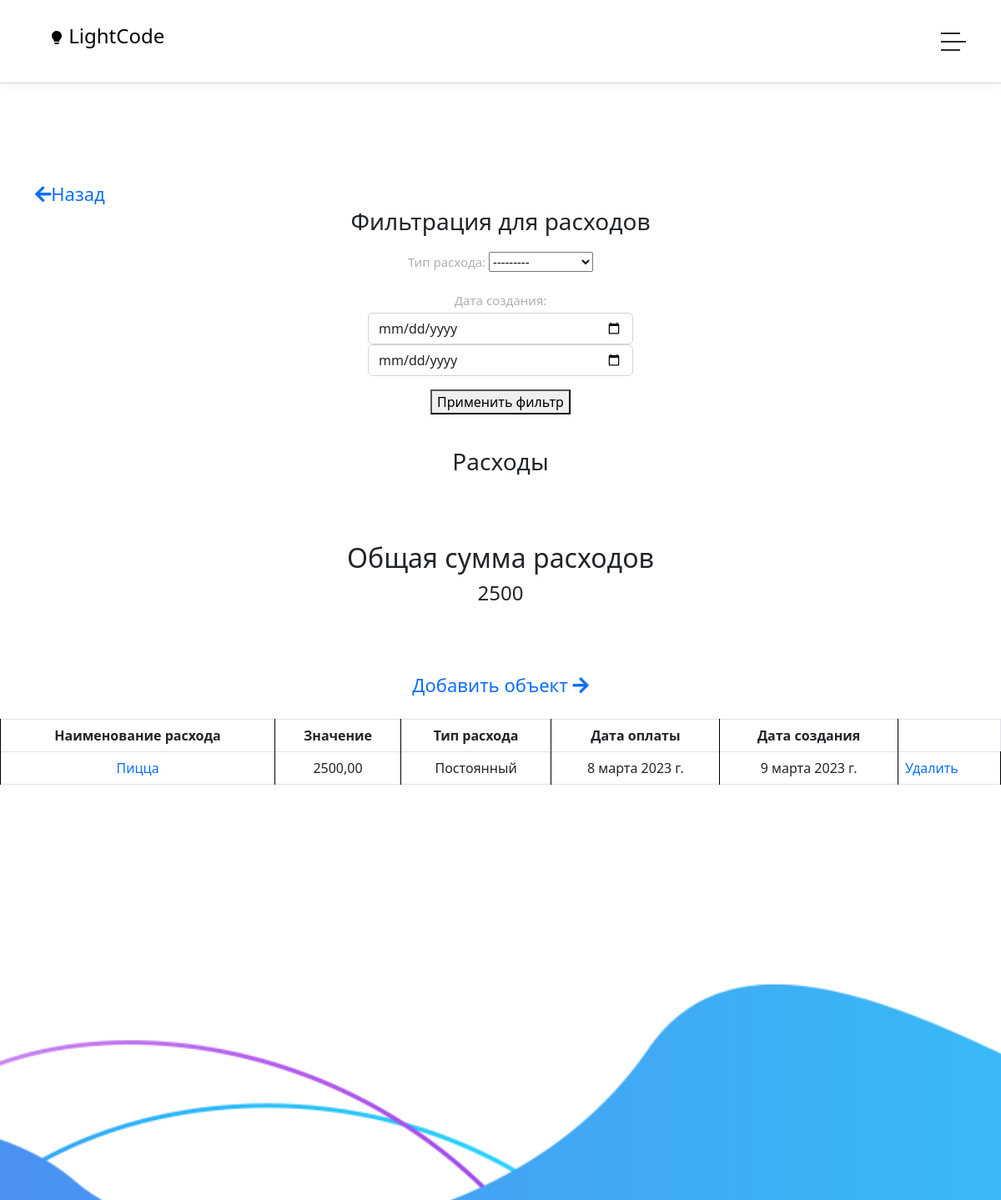
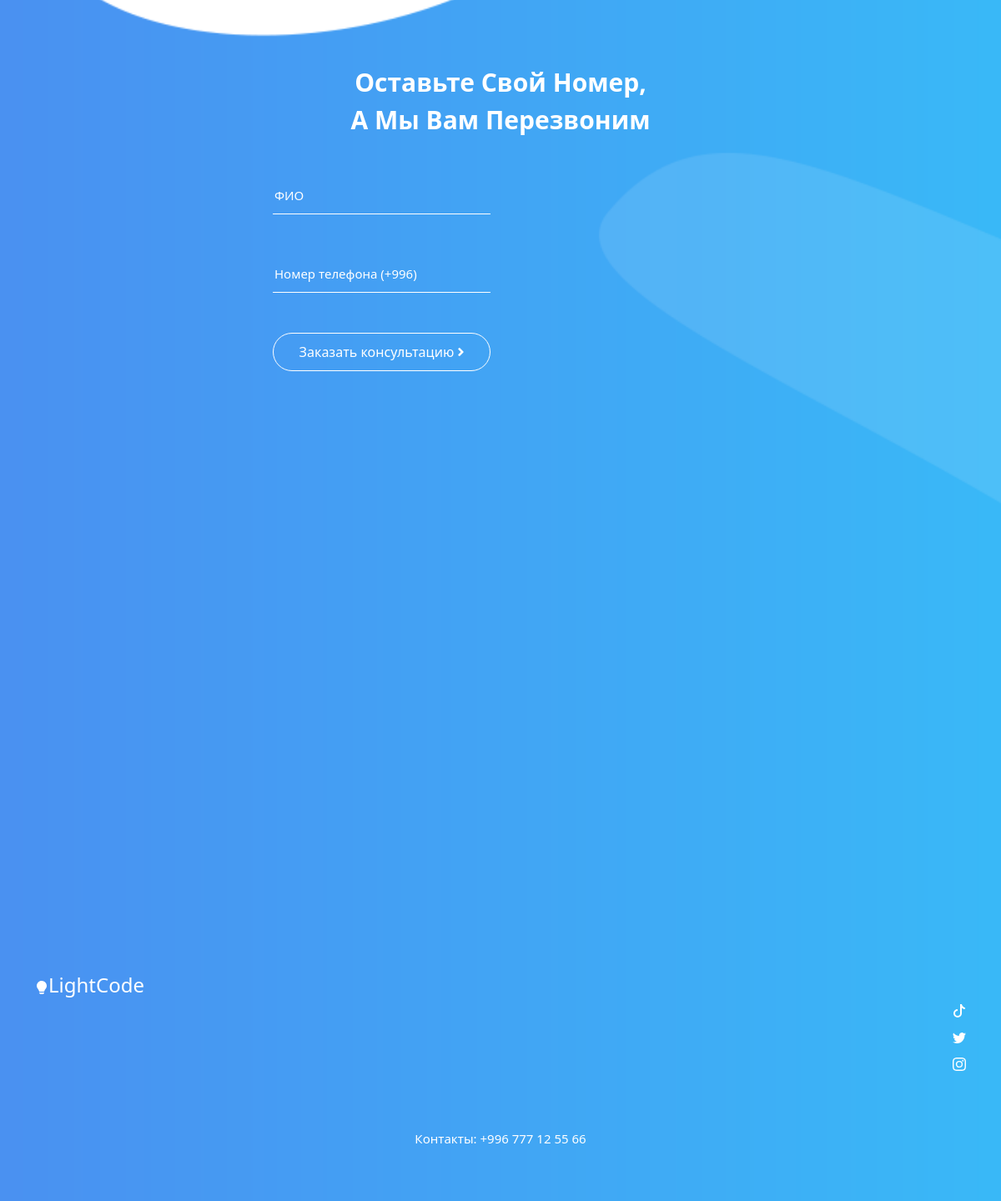
Screenshot of /srm/expenses_list/ (signed in) with the database file from the repository (2 pictures, top to bottom).
### srm/models.py (models this page shows, shortened)
class Expense(models.Model):
    title = models.CharField(max_length=123, verbose_name='Название')
    value = models.DecimalField(decimal_places=2, max_digits=12, default=0.00, verbose_name='Цена')
    flow_type = models.PositiveSmallIntegerField(
        choices=(
            (1, 'Постоянный'),
            (2, 'Одноразовый'),
            (3, 'Сотрудник'),
            (4, 'Возврат'),
        ),
        verbose_name='Тип расхода'
    )
    date_of_payment = models.DateField(verbose_name='Дата')
    created_date = models.DateField(auto_now_add=True, verbose_name='Дата создания')
    class Meta:
        verbose_name = 'Расходы'
        verbose_name_plural = 'Расходы'

### srm/views.py (the view)
# urls.py: path('expenses_list/', views.ExpenseListView.as_view(), name='expenses_list'),
class ExpenseListView(FilteredListView):
    model = Expense
    queryset = Expense.objects.all().order_by('-id')
    filterset_class = ExpenseFilter
    template_name = 'srm/expenses_list.html'
    def get_context_data(self, **kwargs):
        context = super().get_context_data(**kwargs)
        context['total'] = context['object_list'].aggregate(total=Sum('value'))['total']
        return context
    @method_decorator(user_passes_test(lambda u: u.is_admin, login_url='/registration/'))
    def dispatch(self, request, *args, **kwargs):
        return super().dispatch(request, *args, **kwargs)

### srm/views.py (called while the page is built)
    def get_queryset(self):
        queryset = super().get_queryset()
        self.filterset = self.filterset_class(self.request.GET, queryset=queryset)
        return self.filterset.qs.distinct()

    def get_context_data(self, **kwargs):
        context = super().get_context_data(**kwargs)
        context['filterset'] = self.filterset
        return context

### srm/templates/srm/expenses_list.html (shortened to what this page needs)
{% extends 'base.html' %}
{% load static %}
{% block nav %}
  <header class="header-area header-sticky wow slideInDown" data-wow-duration="0.75s" data-wow-delay="0s">
    <div class="container">
      <div class="row">
        <div class="col-12">
          <nav class="main-nav">
            <a href="{% url 'index' %}" class="logo">
                <h4 style="color: black;"><br> LightCode</h4>
            </a>
            <a class='menu-trigger'>
                <span>Menu</span>
            </a>
          </nav>
        </div>
      </div>
    </div>
  </header>
{% endblock nav %}
{% block content %}
<br><br><br><br><br><br><br><br><br>
<div class="container">
  <a style="font-size: 22px;" href="{% url 'admin_choice' %}"><i class="fa fa-arrow-left"></i>Назад </a>
</div>
<center>
  <h3>Фильтрация для расходов</h3>
  <div class="container mt-3" style="width: 55%; fon-size: 10px;">
    <div class="row">
      <form method="get">
        <div class="col-6" >
          {{ filterset.form.as_p }}
        </div>
        <button type="submit">Применить фильтр</button>
      </form>
    </div>
  </div>
<br>
  <h3>Расходы</h3>
  <br><br><br>
    <div>
    <h2>Общая сумма расходов</h2>
      {% if total %}
        <h4>{{ total }}</h4>
      {% else %}
        <h4>0</h4>
      {% endif %}
    </div>
  <br><br><br>
  <a style="font-size: 22px;" href="{% url 'expense_add' %}">Добавить объект <i class="fa fa-arrow-right"></i></a>
<br>
<br>
  <table class="table table-bordered">
  <tbody>
    <tr>
      <th style="text-align: center; margin: 0 10px;" >Наименование расхода</th>
      <th style="text-align: center; margin: 0 10px;" >Значение</th>
      <th style="text-align: center; margin: 0 10px;" >Тип расхода</th>
      <th style="text-align: center; margin: 0 10px;" >Дата оплаты</th>
      <th style="text-align: center; margin: 0 10px;" >Дата создания</th>
    </tr>
    {% for expense in object_list  %}
    <tr>
      <td style="text-align: center; margin: 0 10px;"><a href="{% url 'expense_detail' expense.id %}" >{{ expense.title }}</a></td>
      <td style="text-align: center; margin: 0 10px;" >{{ expense.value }}</td>
      <td style="text-align: center; margin: 0 10px;" >{{ expense.get_flow_type_display }}</td>
      <td style="text-align: center; margin: 0 10px;" >{{ expense.date_of_payment }}</td>
      <td style="text-align: center; margin: 0 10px;" >{{ expense.created_date }}</td>
        <td><a href="{% url 'expense_delete' expense.id %}">Удалить</a></td>
    </tr>
    {% endfor %}
  </tbody>
</table>
</center>
{% endblock %}

### static/css/templatemo-chain-app-dev.css (style rules this page uses)
html, body, div, span, applet, object, iframe, h1, h2, h3, h4, h5, h6, p, blockquote, div pre, a, abbr, acronym, address, big, cite, code, del, dfn, em, font, img, ins, kbd, q, s, samp, small, strike, strong, sub, sup, tt, var, b, u, i, center, dl, dt, dd, ol, ul, li, figure, header, nav, section, article, aside, footer, figcaption { margin: 0; padding: 0; border: 0; outline: 0; }
header, nav, section, article, aside, footer, hgroup { display: block; }
* { box-sizing: border-box; }
html, body { font-family: 'Roboto', sans-serif; font-weight: 400; background-color: #fff; -ms-text-size-adjust: 100%; -webkit-font-smoothing: antialiased; -moz-osx-font-smoothing: grayscale; }
a { text-decoration: none !important; }
h1, h2, h3, h4, h5, h6 { margin-top: 0px; margin-bottom: 0px; }
p { font-size: 15px; line-height: 30px; font-weight: 300; color: #afafaf; }
html, body { background: #fff; font-family: 'Roboto', sans-serif; }
.header-area { background-color: transparent; border-bottom: 1px solid rgba(42,42,42,0.2); position: absolute; left: 0px; right: 0px; z-index: 100; height: 100px; -webkit-transition: all .5s ease 0s; -moz-transition: all .5s ease 0s; -o-transition: all .5s ease 0s; transition: all .5s ease 0s; }
.header-area .main-nav { min-height: 80px; background: transparent; }
.header-area .main-nav .logo { float: left; -webkit-transition: all 0.3s ease 0s; -moz-transition: all 0.3s ease 0s; -o-transition: all 0.3s ease 0s; transition: all 0.3s ease 0s; }
.header-area .main-nav .logo { line-height: 100px; float: left; -webkit-transition: all 0.3s ease 0s; -moz-transition: all 0.3s ease 0s; -o-transition: all 0.3s ease 0s; transition: all 0.3s ease 0s; }
.header-area .main-nav .menu-trigger { cursor: pointer; display: block; position: absolute; top: 33px; width: 32px; height: 40px; text-indent: -9999em; z-index: 99; right: 40px; display: none; }
.header-area .main-nav .menu-trigger span, .header-area .main-nav .menu-trigger span:before, .header-area .main-nav .menu-trigger span:after { -moz-transition: all 0.4s; -o-transition: all 0.4s; -webkit-transition: all 0.4s; transition: all 0.4s; background-color: #2a2a2a; display: block; position: absolute; width: 30px; height: 2px; left: 0; }
.header-area .main-nav .menu-trigger span:before, .header-area .main-nav .menu-trigger span:after { -moz-transition: all 0.4s; -o-transition: all 0.4s; -webkit-transition: all 0.4s; transition: all 0.4s; background-color: #2a2a2a; display: block; position: absolute; width: 30px; height: 2px; left: 0; width: 75%; }
.header-area .main-nav .menu-trigger span:before, .header-area .main-nav .menu-trigger span:after { content: ""; }
.header-area .main-nav .menu-trigger span { top: 16px; }
.header-area .main-nav .menu-trigger span:before { -moz-transform-origin: 33% 100%; -ms-transform-origin: 33% 100%; -webkit-transform-origin: 33% 100%; transform-origin: 33% 100%; top: -10px; z-index: 10; }
.header-area .main-nav .menu-trigger span:after { -moz-transform-origin: 33% 0; -ms-transform-origin: 33% 0; -webkit-transform-origin: 33% 0; transform-origin: 33% 0; top: 10px; }
.header-area.header-sticky { min-height: 80px; }
@media (max-width: 1200px) { .header-area .main-nav:before { display: none; } }
@media (max-width: 1400px) { .header-area .main-nav .logo { color: #1e1e1e; } }
@media (max-width: 1400px) { .header-area { background-color: #fff; padding: 0px 15px; height: 100px; box-shadow: none; text-align: center; box-shadow: 0px 5px 8px rgba(0,0,0,0.03); } }
@media (max-width: 1400px) { .header-area .container { padding: 0px; } }
@media (max-width: 1400px) { .header-area .logo { margin-left: 30px; } }
@media (max-width: 1400px) { .header-area .menu-trigger { display: block !important; } }
@media (max-width: 1400px) { .header-area .main-nav { overflow: hidden; } }
@media (max-width: 1200px) { .header-area .main-nav .logo h4 { font-size: 24px; } }

### srm/templates/srm/expenses_list.html (style rules this page uses)
table, th, td { border: 1px solid black; }

### rows the page displays
Expense: title "Пицца", value "2500,00", flow_type "Постоянный", date_of_payment "8 марта 2023 г.", created_date "9 марта 2023 г."

### other values shown
{{ total }} "2500"
